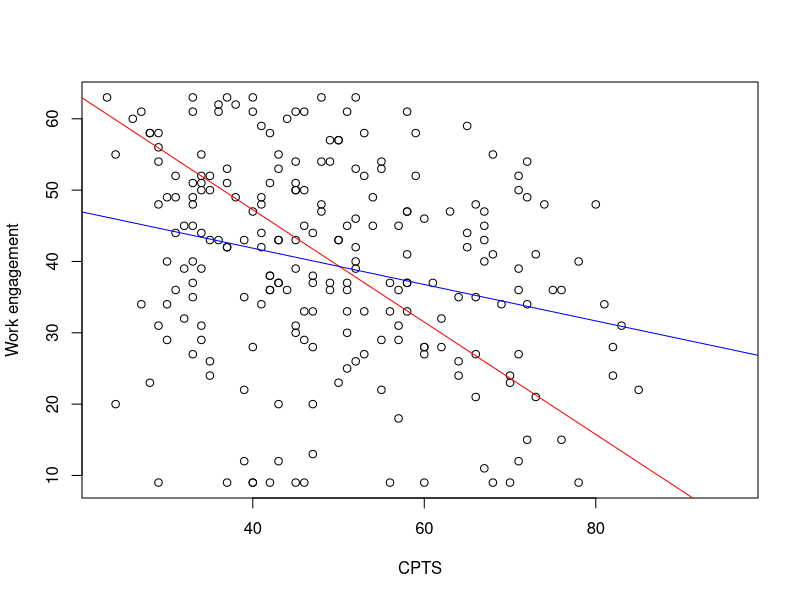

This chart was generated by the following R code:
# Cross-sectional data analysis of the data from the RYSE study.

# Package
library(haven)

# Import data
RYSE_master_dataset <- read_sav("RYSE_master_dataset_08082022.sav")

# Separation of the dataset in sub dataset (timepoint and country+site)
## Countries : CA or SA
df_CA <- RYSE_master_dataset[RYSE_master_dataset$Country==1,]
df_SA <- RYSE_master_dataset[RYSE_master_dataset$Country==2 & RYSE_master_dataset$Site != 4,] # we exclude Zamdela

## Timepoints : T1, T1A or T2
df_CA_T1A <- df_CA[df_CA$Assessments %in% c(1, 3), ]
df_CA_T2 <- df_CA[df_CA$Assessments %in% c(2, 3), ]
df_SA_T1A <- df_SA[df_SA$Assessments %in% c(1, 3), ]
df_SA_T2 <- df_SA[df_SA$Assessments %in% c(2, 3), ]

# List of interesting variables
## Outcomes
### SF-15 general health CA -> T1, T1A, T2 / SA -> T1, T2
#T1_SF_14_PHC
#T1a_CA_SF15_14_PHC
#T2_SF_14_PHC

### WES Work Engagement SA and CA -> T1, T2
#T1_WES_total
#T2_WES_total

### SES School Engagement SA and CA -> T1, T2 (but not the same number of questions)


## Risk

# Test
plot(df_CA$T1_CPTS,df_CA$T1_WES_total,xlab="CPTS",ylab="Work engagement")
abline(a=63+20*63/80,b=-63/80,col="red") # "Expected"
lm_cpts_wes <- lm(T1_WES_total~1 + T1_CPTS, data = df_CA)
summary(lm_cpts_wes)
abline(a=lm_cpts_wes$coefficients[1],b=lm_cpts_wes$coefficients[2],col="blue") # "Reality"